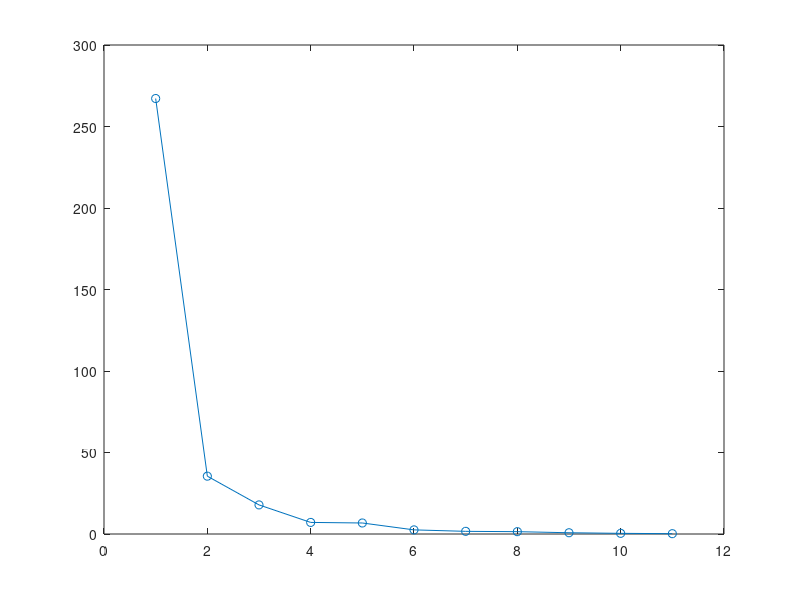

MATLAB code to generate this figure: (Note: this script raises an error after producing the figure.)
% Exercise 6.3

clc;
clear;
close all;

physical_data = importdata('physical.txt');
x = physical_data.data;
[n,p] = size(x);

% a : PCA and estimation of d < p
% Centering
y = x - repmat(sum(x)/n,n,1);
% Covariance matrix
covx = cov(y);
[eigvec,eigval] = eig(covx);
eigval = diag(eigval);          % The diagonal elements
% Sort in descending order
[eigval,ind] = sort(eigval,'descend');
eigvec = eigvec(:,ind);
% PC scores
z = y*eigvec;
% Scree plot
figure();
plot(1:p,eigval,'o-');
yline(mean(eigval));
title('Scree Plot');
xlabel('Index');
ylabel('Eigenvalue');
title('Scree plot');
% Explained Variance percentage
td = 100*cumsum(eigval)/sum(eigval);
figure();
plot(1:p,td,'o-');
xlabel('Index');
ylabel('Variance percentage');
title('Explained variance percentage');
% Size of the variance
avgeigval = mean(eigval);
i = sum(eigval > avgeigval);
fprintf('Dimension d using the size of the variance: %d\n',i);

% b : Projection in 2-D and 3-D
z3 = y * eigvec(:,1:3);
figure();
scatter3(z3(:,1),z3(:,2),z3(:,3),10,'blue');
xlabel('PC1');
ylabel('PC2');
zlabel('PC3');
title('Principal component scores in 3-D');
z2 = y * eigvec(:,1:2);
figure();
scatter(z2(:,1),z2(:,2),10,'blue');
xlabel('PC1');
ylabel('PC2');